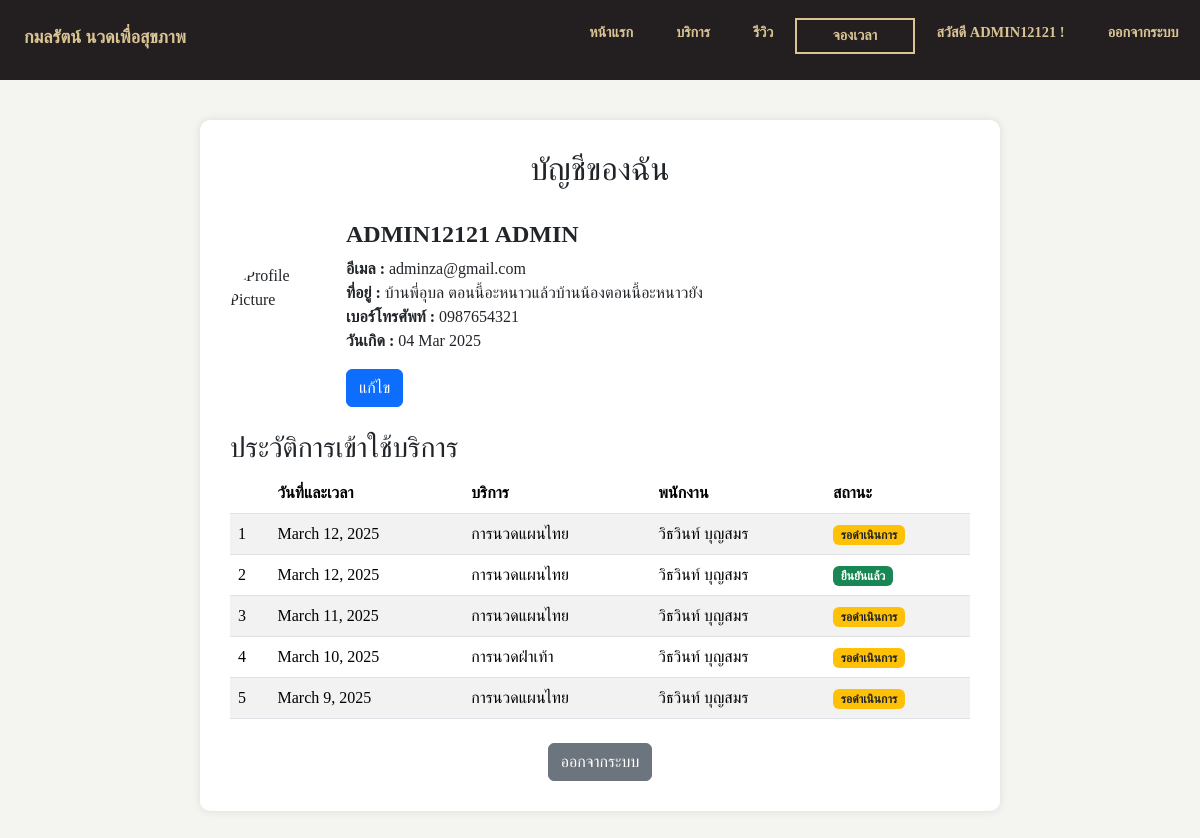
The page /account/ (signed in) on the database as committed earlier.
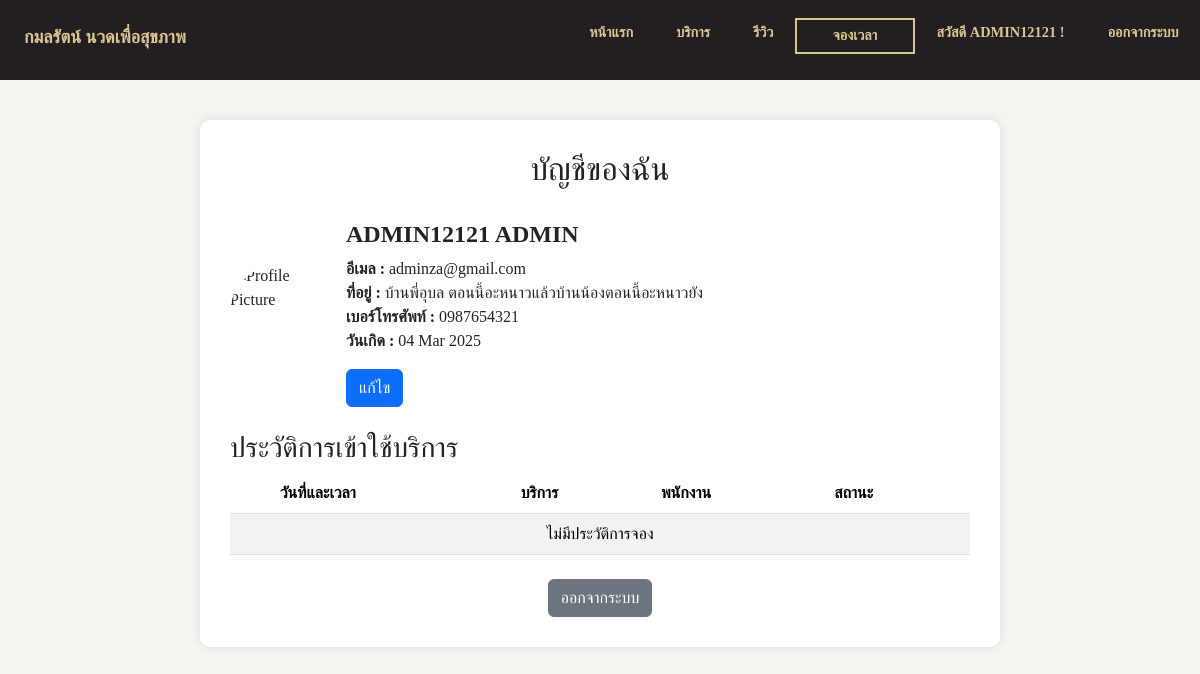
The same page on the database as committed later.
### serviceApp/models.py (models this page shows, shortened)
class Booking(models.Model):
    booking_id = models.AutoField(primary_key=True)
    customer = models.ForeignKey('loginApp.Customer', null=True, blank=True, on_delete=models.SET_NULL)
    temp_customer = models.ForeignKey(TemporaryCustomer, null=True, blank=True, on_delete=models.SET_NULL)
    slot = models.ForeignKey(TimeSlot, null=True, blank=True, on_delete=models.SET_NULL)
    service = models.ForeignKey(Service, null=True, blank=True, on_delete=models.SET_NULL)
    review = models.ForeignKey(Review, null=True, blank=True, on_delete=models.SET_NULL)
    staff = models.ForeignKey(Staff, null=True, blank=True, on_delete=models.SET_NULL)
    payment = models.ForeignKey(Payment, null=True, blank=True, on_delete=models.SET_NULL, related_name="payments_related_to_booking")
    booking_date = models.DateField()
    status = models.CharField(max_length=10, choices=[('Pending', 'Pending'), ('Confirmed', 'Confirmed'), ('Cancelled', 'Cancelled')], default='Pending')
    walk_in = models.BooleanField(default=False)
    commission_amount = models.DecimalField(max_digits=10, decimal_places=2, default=0.00) # commissionrate * amount
    start_time = models.TimeField(null=True, blank=True)
    end_time = models.TimeField(null=True, blank=True)

class Service(models.Model):
    service_id = models.AutoField(primary_key=True)
    name = models.CharField(max_length=100)
    description = models.TextField()
    price = models.DecimalField(max_digits=10, decimal_places=2)
    duration = models.IntegerField(null=True, blank=True, default=None)

class Staff(models.Model):
    staff_id = models.AutoField(primary_key=True)
    name = models.CharField(max_length=100)
    speciality = models.CharField(max_length=100)
    role = models.CharField(max_length=100)
    commission_rate = models.DecimalField(max_digits=5, decimal_places=2)
    phone = models.CharField(max_length=15)
    birthdate = models.DateField(null=True, blank=True, default="1970-01-01")
    status = models.CharField(max_length=50, default="Available")

### serviceApp/views.py (the view)
# urls.py: path('account/', views.account_view, name='account'),
def account_view(request):
    user = request.user
    try:
        customer = Customer.objects.get(email=user.email)
    except Customer.DoesNotExist:
        customer = None
    bookings = Booking.objects.filter(customer=customer).select_related('service', 'staff', 'slot').order_by('-booking_date')
    if request.method == 'POST':
        form = EditProfileForm(request.POST, instance=user)
        if form.is_valid() and customer:
            customer.first_name = form.cleaned_data['first_name']
            customer.last_name = form.cleaned_data['last_name']
            customer.email = form.cleaned_data['email']
            customer.phone = form.cleaned_data['phone']
            customer.birth_date = form.cleaned_data['birthdate']
            customer.save()
            return redirect('account')
    else:
        form = EditProfileForm(initial={
            'first_name': customer.first_name,
            'last_name': customer.last_name,
            'email': customer.email,
            'phone': customer.phone,
            'birth_date': customer.birth_date,
        })
    return render(request, 'account.html', {'user': user, 'customer': customer, 'bookings': bookings, 'form': form})

### serviceApp/templates/account.html (shortened to what this page needs)
<!DOCTYPE html>
<html lang="en">
<head>
    <link rel="stylesheet" href="/static/css/index.css">
    <link rel="stylesheet" href="/static/css/nav.css">
    <link rel="stylesheet" href="/static/css/footer.css">
    <link rel="stylesheet" href="/static/css/review.css">
    <link rel="stylesheet" href="/static/css/reg.css">
    <link rel="stylesheet" href="/static/css/service.css">
    <liink href="https://stackpath.bootstrapcdn.com/bootstrap/4.5.2/css/bootstrap.min.css" rel="stylesheet">
    <link href="https://cdn.jsdelivr.net/npm/bootstrap@5.3.3/dist/css/bootstrap.min.css" rel="stylesheet"
>
    <link rel="stylesheet" href="https://cdn.jsdelivr.net/npm/bootstrap-icons@1.11.3/font/bootstrap-icons.min.css">
</head>
<body>
    <header>
        <nav class="navbar">
            <div class="logo">
                <h2>กมลรัตน์ นวดเพื่อสุขภาพ</h2>
            </div>
            <ul class="sidebar">
                <li><a href="/" class="menu-link">หน้าแรก</a></li>
                <li><a href="/service" class="menu-link">บริการ</a></li>
                <li><a href="/review" class="menu-link">รีวิว</a></li>
                <li><a href="/booking1" id="menu-book" class="menu-link">จองเวลา</a></li>
                {%if request.user.is_authenticated %}
                <li><a href="/account" class="menu-link">สวัสดี {{request.user.first_name}} !</a></li>
                <li><a href="/logout" class="menu-link">ออกจากระบบ</a></li>
                {% else %}
                <li><a href="/login" class="menu-link">เข้าสู่ระบบ</a></li>
                {% endif %}
            </ul>
        </nav>
    </header>
    <div class="account-container">
        <h2 style="text-align: center;">บัญชีของฉัน</h2>
        <br>
        <div class="d-flex align-items-center mb-4" id="profile-section">
            <img src="https://www.strasys.uk/wp-content/uploads/2022/02/Depositphotos_484354208_S-300x300.jpg"
                alt="Profile Picture" class="profile-pic me-3">
            <div>
                <h4 id="user-name"><strong>{{ user.first_name}} {{ user.last_name}}</strong></h4>
                <p><strong>อีเมล : </strong>{{ user.email }}<br>
                    <strong>ที่อยู่ : </strong>{{ user.address }}<br>
                    <strong>เบอร์โทรศัพท์ : </strong>{{ user.phone }}<br>
                    <strong>วันเกิด : </strong>{{ user.birth_date|date:"d M Y" }}
                </p>
                <button type="button" class="btn btn-primary" data-toggle="modal" data-target="#editProfileModal{{ user.id }}">แก้ไข</button>
            </div>
        </div>
        <h3 class="mt-4">ประวัติการเข้าใช้บริการ</h3>
        <table class="table table-striped">
            <thead>
                <tr>
                    <th></th>
                    <th>วันที่และเวลา</th>
                    <th>บริการ</th>
                    <th>พนักงาน</th>
                    <th>สถานะ</th>
                </tr>
            </thead>
            <tbody>
                {% for booking in bookings %}
                <tr>
                    <td>{{ forloop.counter }}</td>
                    <td>{{ booking.booking_date }}</td>
                    <td>{{ booking.service.name }}</td>
                    <td>{{ booking.staff.name }}</td>
                    <td>
                        {% if booking.status == "Confirmed" %}
                        <span class="badge bg-success">ยืนยันแล้ว</span>
                        {% elif booking.status == "Pending" %}
                        <span class="badge bg-warning text-dark">รอดำเนินการ</span>
                        {% else %}
                        <span class="badge bg-danger">ยกเลิก</span>
                        {% endif %}
                    </td>
                </tr>
                {% empty %}
                <tr>
                    <td colspan="6" class="text-center">ไม่มีประวัติการจอง</td>
                </tr>
                {% endfor %}
            </tbody>
        </table>
        <div class="text-center mt-4">
            <button class="btn btn-secondary" onclick="window.location.href='/logout'">ออกจากระบบ</button>
        </div>
    </div>
</body>
</html>

Rows that differ between the two databases and show on the page:
removed Booking: booking_date "March 12, 2025", service.name "การนวดแผนไทย", staff.name "วิธวินท์ บุญสมร", status "รอดำเนินการ"
removed Booking: booking_date "March 12, 2025", service.name "การนวดแผนไทย", staff.name "วิธวินท์ บุญสมร", status "ยืนยันแล้ว"
removed Booking: booking_date "March 11, 2025", service.name "การนวดแผนไทย", staff.name "วิธวินท์ บุญสมร", status "รอดำเนินการ"
removed Booking: booking_date "March 10, 2025", service.name "การนวดฝ่าเท้า", staff.name "วิธวินท์ บุญสมร", status "รอดำเนินการ"
removed Booking: booking_date "March 9, 2025", service.name "การนวดแผนไทย", staff.name "วิธวินท์ บุญสมร", status "รอดำเนินการ"
Other text that changed with them:
text now shown: "ไม่มีประวัติการจอง"
